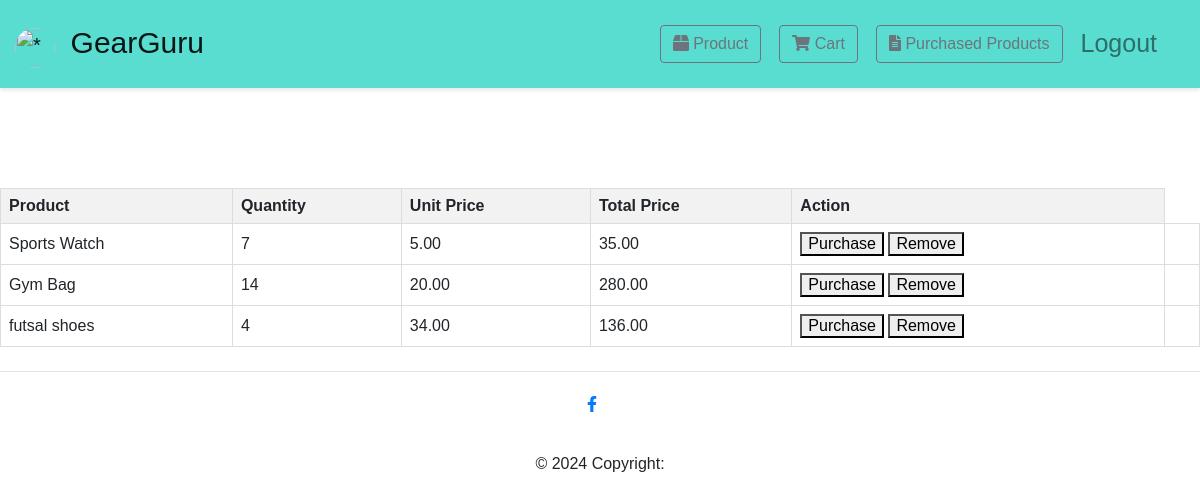
The app's page /cart/ (signed in), older data.
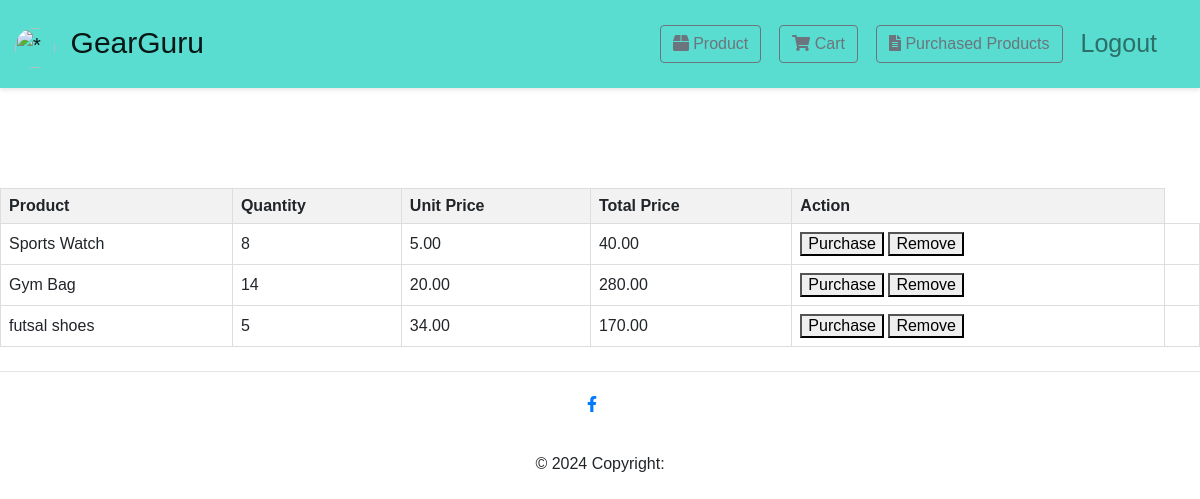
The same page, newer data.
### dashboard/models.py (models this page shows, shortened)
class AddToCart(models.Model):
    user = models.ForeignKey(User, on_delete=models.CASCADE)
    product = models.ForeignKey(Product, on_delete=models.CASCADE)
    quantity = models.IntegerField(default=1)
    added_at = models.DateTimeField(auto_now_add=True)
    @property
    def total_price(self):
        return self.product.price * self.quantity

class Product(models.Model):
    name = models.CharField(max_length=255)
    price = models.DecimalField(max_digits=10, decimal_places=2)
    image = models.CharField(max_length=255)

### dashboard/views.py (the view)
# urls.py: path('cart/', cart_view, name='cart'),
def cart_view(request):
    user = request.user
    cart_items = AddToCart.objects.filter(user = user)
    context = {
        'cart_items' : cart_items,
    }
    return render(request, 'cart.html', context)

### dashboard/templates/cart.html (shortened to what this page needs)
{% extends 'base.html' %}
{% block content %}
</head>
<body>
   <form action="" method="post">
    <table style="margin-top: 100px;">
        <thead>
            <tr>
                <th>Product</th>
                <th>Quantity</th>
                <th>Unit Price</th>
                <th>Total Price</th>
                <th>Action</th>
            </tr>
        </thead>
        <tbody>
            {% for cart_item in cart_items %}
                <tr>
                    <td>{{cart_item.product.name}}</td>
                    <td>{{cart_item.quantity}}</td>
                    <td>{{cart_item.product.price}}</td>
                    <td>{{cart_item.total_price}}</td>
                    <td>
                        <a href="{% url 'confirm_purchase' cart_item.id %}">
                            <button>Purchase</button>
                        </a>
                        <a href="">
                            <button>Remove</button>
                        </a>
                    </td>
                    <td></td>
                </tr>
            {% endfor %}
        </tbody>
    </table>
   </form>
</body>
{% endblock %}

### dashboard/templates/base.html (shortened to what this page needs)
{% load static %}
<html lang="en">
<head>
    <link rel="stylesheet" href="https://cdn.jsdelivr.net/npm/bootstrap@4.0.0/dist/css/bootstrap.min.css">
</head>
<body>
    <nav class="navbar navbar-expand-lg navbar-light bg-light">
        <a class="navbar-brand" href="/home/" >
            <img src="https://th.bing.com/th/id/OIP.ZOqgcu_fZltNCWG2_n_zRwHaFj?rs=1&pid=ImgDetMain" class="rounded-circle" alt="*">
            <span style="font-size: 30px;">GearGuru</span>
        </a>
        <div class="collapse navbar-collapse" id="navbarSupportedContent">
            <form class="form-inline my-2 my-lg-0">
                <button class="btn btn-outline-secondary ml-2">
                    <a href="{% url 'product' %}" style="text-decoration: none; color: inherit;">
                        <i class="fas fa-box"></i> Product
                    </a>
                </button>
                <button class="btn btn-outline-secondary ml-2">
                    <a href="{% url 'cart'  %}" style="text-decoration: none; color: inherit;">
                        <i class="fas fa-shopping-cart"></i> Cart
                    </a>
                </button>
                <button class="btn btn-outline-secondary ml-2">
                    <a href="order/" style="text-decoration: none; color: inherit;">
                        <i class="fas fa-file-alt"></i> Purchased Products
                    </a>
                </button>
                <ul class="navbar-nav">
                    <li class="nav-item">
                        <a class="nav-link" href="logout/">Logout</a>
                    </li>
                </ul>
            </form>
        </div>
    </nav>
    <div class="content">
        {% block content %}
        {% endblock %}
    </div>
    <footer class="page-footer text-center font-small mt-4 wow fadeIn">
        <hr class="my-4">
        <div class="pb-4">
          <a href="https://www.facebook.com/" target="_blank">
            <i class="fab fa-facebook-f mr-3"></i>
          </a>
        </div>
        <div class="footer-copyright py-3">
          © 2024 Copyright:
        </div>
    </footer>
</body>
</body>
</html>

### dashboard/templates/cart.html (style rules this page uses)
table { border-collapse: collapse; width: 100%; }
th, td { border: 1px solid #dddddd; text-align: left; padding: 8px; }
th { background-color: #f2f2f2; }

Row changes from the older to the newer data that the page shows:
changed AddToCart "Sports Watch": quantity "7" → "8"; total_price "35.00" → "40.00"
changed AddToCart "futsal shoes": quantity "4" → "5"; total_price "136.00" → "170.00"
